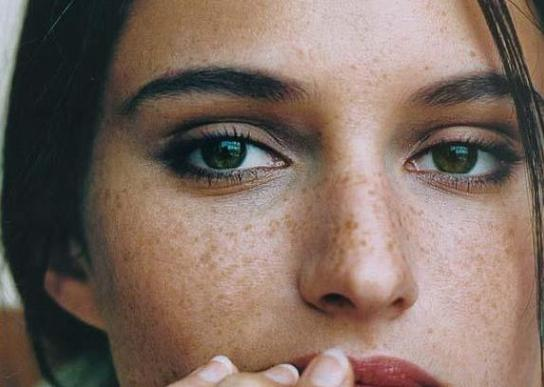
%> input picture MATLAB/Day08/input/portrait1.jpeg, 544 x 387 px
$ octave --eval "result = detectSkinYCbCr(imread('input/portrait1.jpeg'));"   (GNU Octave 9; MATLAB toolbox functions it lacks are replaced by stand-ins)
%> lines starting %> are read from the running program, lines starting %| are printed output that depends on the picture; in (x1, y1, x2, y2) boxes, pixels count from 0 and x2, y2 are one past the last pixel; in counts of white or black regions, pixels touching at a corner belong together; the program's own positions count from 1
### MATLAB/Day08/makeDisk.m
%% 形态学结构元素辅助函数（兼容不同MATLAB版本）
function se = makeDisk(r)
    try
        se = strel('disk', r);
    catch
        se = strel('disk', r, 0);
    end
end

### MATLAB/Day08/detectSkinYCbCr.m
function [mask, maskSoft] = detectSkinYCbCr(I)
%% detectSkinYCbCr  多色彩空间联合皮肤检测
%   输入 : I  - double 类型 RGB 图像，范围 [0,1]
%   输出 : mask     - 二值硬掩膜 (logical)
%          maskSoft - 羽化 + 自适应权重软掩膜 (double [0,1])
%
%   策略：YCbCr 划定主肤色范围；RGB 排除白背景/蓝眼睛；
%         HSV 排除高饱和非皮肤区域。不使用 imfill，保留五官孔洞。

    % ----- 色彩空间转换 -----
    ycbcr = rgb2ycbcr(I);
%> ycbcr: size 387x544x3 uint8; mean of channels 1, 2, 3 111.9, 120.7, 137.1
    Y  = ycbcr(:,:,1);
    Cb = ycbcr(:,:,2);
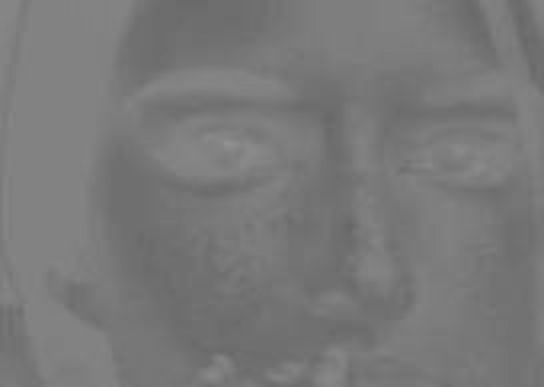
%> Cb: size 387x544 uint8; min 103, max 146, mean 120.7
    Cr = ycbcr(:,:,3);
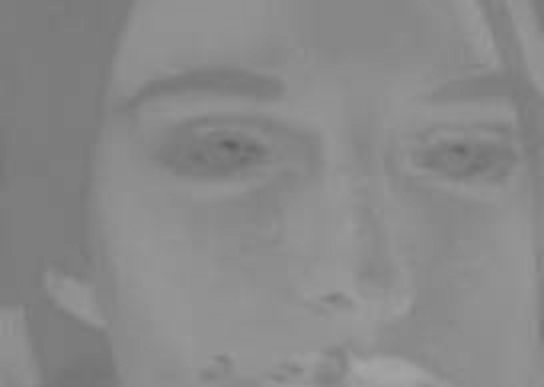
%> Cr: size 387x544 uint8; min 94, max 166, mean 137.1

    R = I(:,:,1);
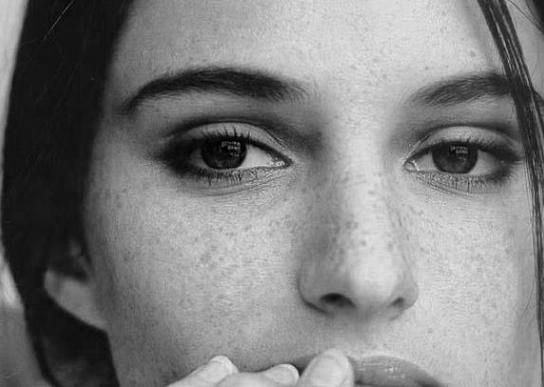
%> R: size 387x544 uint8; min 0, max 232, mean 126.2
    G = I(:,:,2);
    B = I(:,:,3);
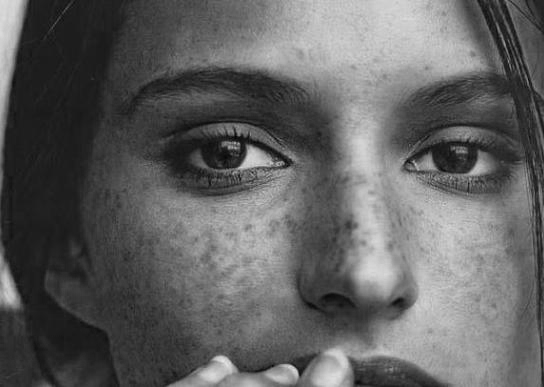
%> B: size 387x544 uint8; min 1, max 230, mean 96.8

    hsvImg = rgb2hsv(I);
%> hsvImg: size 387x544x3 double; mean H, S, V 0.217, 0.285, 0.504
    S = hsvImg(:,:,2);
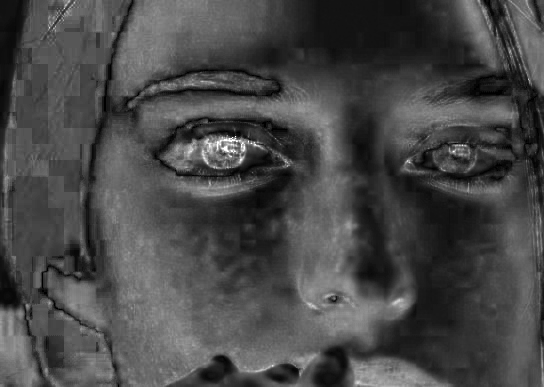
%> S: size 387x544 double; min 0, max 1, mean 0.285

    % ----- 联合阈值检测 -----
    ycbcrSkin = Cb >= 77/255 & Cb <= 127/255 & ...
                Cr >= 133/255 & Cr <= 178/255 & ...
                Y  >= 35/255;
%> ycbcrSkin: size 387x544 logical; every value is 0

    rgbSkin = R > 0.20 & G > 0.12 & B > 0.08 & ...
              R > G & R > B & (R - G) > 0.015;
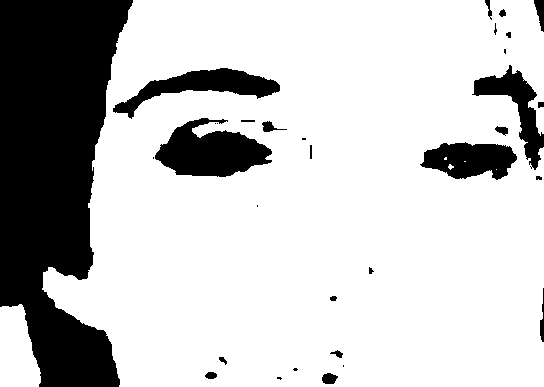
%> rgbSkin: size 387x544 logical; 77% white; 32 black regions (10 under 20 px), largest, box (x1, y1, x2, y2) and area: (0, 0, 133, 387) 35309, (155, 118, 272, 177) 4260, (113, 68, 280, 119) 2913

    hsvSkin = S >= 0.06 & S <= 0.78;
%> hsvSkin: size 387x544 logical; 97.9% white; 211 black regions (164 under 20 px), largest, box (x1, y1, x2, y2) and area: (0, 0, 22, 65) 566, (0, 271, 18, 304) 348, (469, 75, 509, 96) 322

    mask = ycbcrSkin & rgbSkin & hsvSkin;

    % ----- 形态学后处理（去噪点，保留五官孔洞） -----
    mask = imclose(mask, makeDisk(3));
    mask = imopen(mask, makeDisk(1));
    mask = bwareaopen(mask, 80);

    % ----- 生成自适应软掩膜 -----
    maskSoft = imgaussfilt(double(mask), 4);
%> maskSoft: size 387x544 double; every value is 0

    % 亮度权重：压暗区域（眉毛、瞳孔、鼻孔）权重降低
    lightWeight = min(max((Y - 0.10) / 0.18, 0), 1);
%> lightWeight: size 387x544 uint8; every value is 1

    % 饱和度保护：高饱和区域（嘴唇、眼影）权重降低
    satProtection = 1 - 0.70 * min(max((S - 0.48) / 0.30, 0), 1);
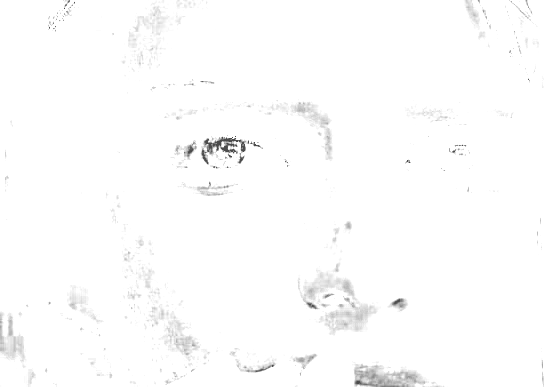
%> satProtection: size 387x544 double; min 0.3, max 1, mean 0.991

    % 综合
    maskSoft = maskSoft .* lightWeight .* satProtection;
    maskSoft = max(0, min(1, maskSoft));
end

$ run again, on MATLAB/Day08/input/portrait2.jpeg
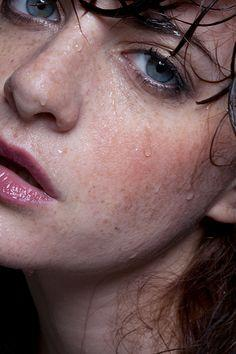
%> input picture MATLAB/Day08/input/portrait2.jpeg, 236 x 354 px
%> ycbcr: size 354x236x3 uint8; mean of channels 1, 2, 3 98.3, 124.2, 140
%> hsvImg: size 354x236x3 double; mean H, S, V 0.42, 0.314, 0.452
%> ycbcrSkin: size 354x236 logical; every value is 0
%> in detectSkinYCbCr, `rgbSkin = R > 0.20 & G > 0.12 & B > 0.08 & R > G & R > B & (R - G) > 0..`:
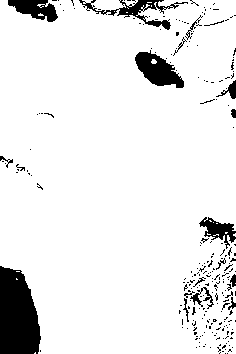
%> rgbSkin: size 354x236 logical; 91.1% white; 242 black regions (223 under 20 px), largest, box (x1, y1, x2, y2) and area: (0, 266, 41, 354) 2903, (135, 50, 184, 88) 1008, (79, 0, 188, 30) 771
%> hsvSkin: size 354x236 logical; 91.3% white; 224 black regions (203 under 20 px), largest, box (x1, y1, x2, y2) and area: (0, 266, 42, 354) 2921, (178, 274, 220, 335) 1024, (199, 216, 236, 272) 746
%> maskSoft: size 354x236 double; every value is 0
%> lightWeight: size 354x236 uint8; every value is 1
%> in detectSkinYCbCr, `satProtection = 1 - 0.70 * min(max((S - 0.48) / 0.30, 0), 1);`:
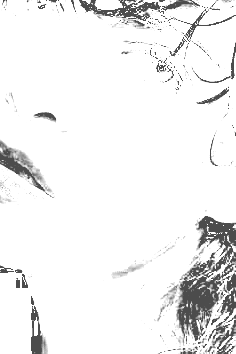
%> satProtection: size 354x236 double; min 0.3, max 1, mean 0.939

$ run again, on MATLAB/Day08/input/portrait3.jpeg
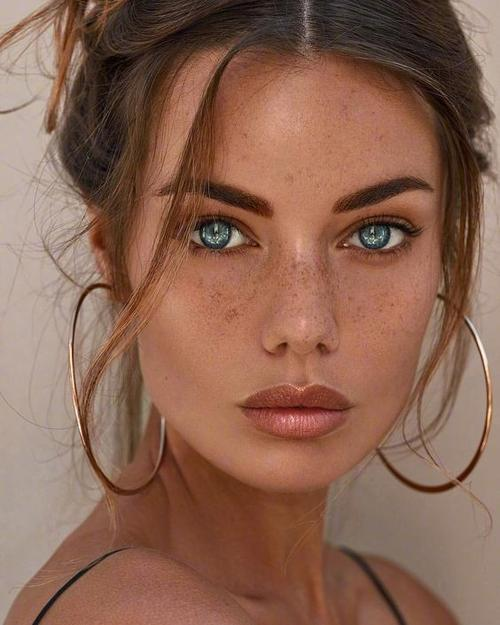
%> input picture MATLAB/Day08/input/portrait3.jpeg, 500 x 625 px
%> ycbcr: size 625x500x3 uint8; mean of channels 1, 2, 3 110.2, 114.5, 146.2
%> hsvImg: size 625x500x3 double; mean H, S, V 0.059, 0.429, 0.544
%> ycbcrSkin: size 625x500 logical; every value is 0
%> in detectSkinYCbCr, `rgbSkin = R > 0.20 & G > 0.12 & B > 0.08 & R > G & R > B & (R - G) > 0..`:
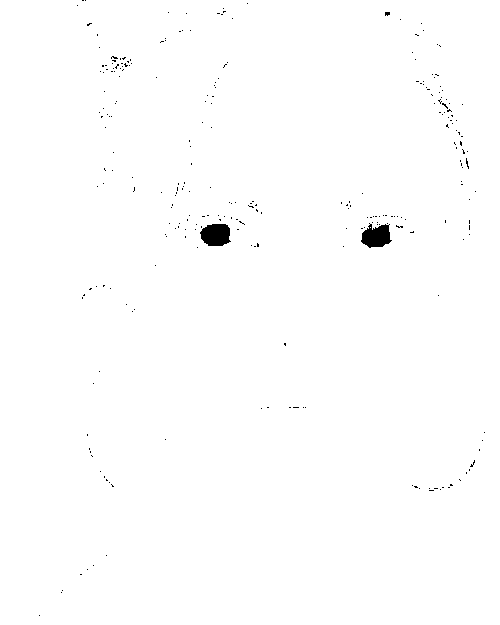
%> rgbSkin: size 625x500 logical; 99.5% white; 269 black regions (267 under 20 px), largest, box (x1, y1, x2, y2) and area: (200, 224, 231, 246) 552, (361, 223, 392, 248) 525
%> hsvSkin: size 625x500 logical; 98.1% white; black in thin lines or dots, all inside (x1, y1, x2, y2) = (39, 0, 487, 616)
%> maskSoft: size 625x500 double; every value is 0
%> lightWeight: size 625x500 uint8; every value is 1
%> in detectSkinYCbCr, `satProtection = 1 - 0.70 * min(max((S - 0.48) / 0.30, 0), 1);`:
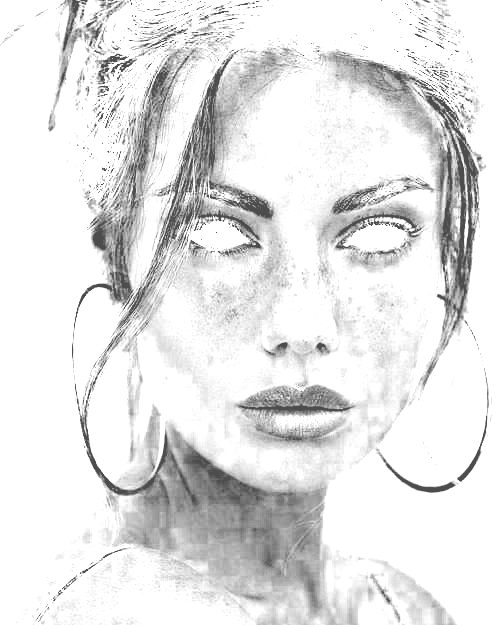
%> satProtection: size 625x500 double; min 0.3, max 1, mean 0.897

$ run again, on MATLAB/Day08/input/portrait4.jpg
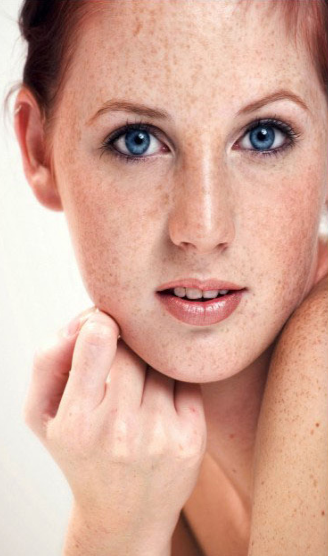
%> input picture MATLAB/Day08/input/portrait4.jpg, 328 x 556 px
%> ycbcr: size 556x328x3 uint8; mean of channels 1, 2, 3 170, 114.3, 148.5
%> hsvImg: size 556x328x3 double; mean H, S, V 0.0942, 0.312, 0.833
%> ycbcrSkin: size 556x328 logical; every value is 0
%> rgbSkin: size 556x328 logical; 92.3% white; 67 black regions (48 under 20 px), largest, box (x1, y1, x2, y2) and area: (0, 138, 92, 367) 9839, (0, 0, 21, 69) 984, (245, 121, 286, 152) 842
%> hsvSkin: size 556x328 logical; 86.7% white; 91 black regions (70 under 20 px), largest, box (x1, y1, x2, y2) and area: (0, 0, 93, 556) 22911, (32, 0, 58, 30) 333, (31, 72, 43, 95) 129
%> maskSoft: size 556x328 double; every value is 0
%> lightWeight: size 556x328 uint8; every value is 1
%> in detectSkinYCbCr, `satProtection = 1 - 0.70 * min(max((S - 0.48) / 0.30, 0), 1);`:
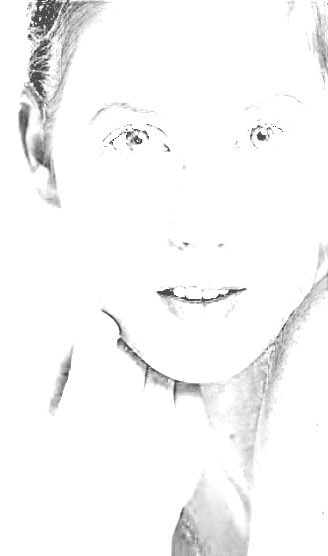
%> satProtection: size 556x328 double; min 0.3, max 1, mean 0.971
